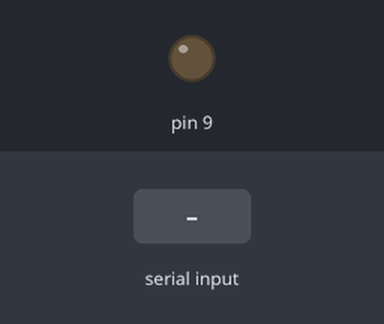
Bench run of a sketch on a simulated Arduino Uno, built with avr-gcc and run on an emulated ATmega328P. Shown: output pins drawn as LEDs (lit = HIGH). The test bench sets the inputs (shaded band).

Above: at 1.2 s.
1.3 s: byte 30 received over Serial
At 2.3 s:
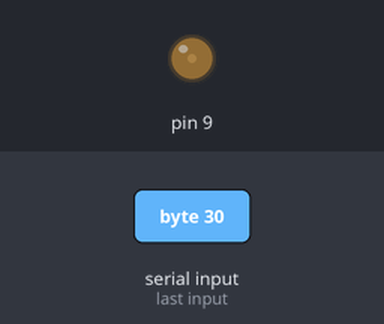
2.8 s: byte 90 received over Serial
At 3.4 s:
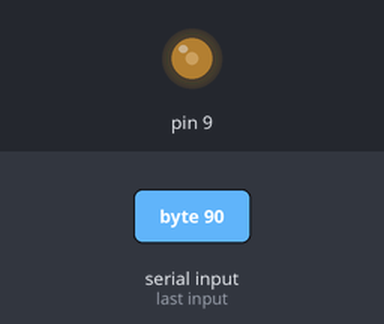
Timing chart, 0 to 5.8 s (numbered marks = the images above; inputs shaded):
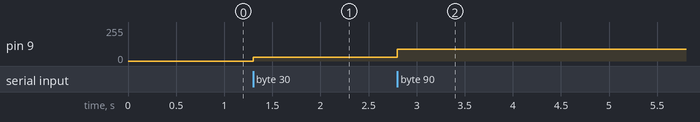

The sketch:

grains.ino
```cpp
/**
Date:     February 2015
Author:   Oscar Byrne
Project:  Granular synthesiser

References:
  http://makezine.com/projects/make-35/advanced-arduino-sound-synthesis/
  http://tinkerit.googlecode.com/svn/trunk/Auduino/auduino.pde
  http://www.instructables.com/id/Arduino-Timer-Interrupts
  http://sphinx.mythic-beasts.com/~markt/ATmega-timers.html
**/

#define PWM_VALUE     OCR1A
#define PWM_INTERRUPT TIMER2_COMPA_vect

void setup() {
  Serial.begin(9600);

  cli(); //disable interrupts

  /** Set timer1 for 8-bit fast PWM output **/
  pinMode(9, OUTPUT);
  TCCR1A = 0;  // Clear control registers
  TCCR1B = 0;
  TCNT1  = 0;  // Clear counter value
  TCCR1B |= (1 << CS10);   // Use no prescaler (16MHz increment)
  TCCR1A |= (1 << COM1A1); // Pin low when TCNT1=OCR1A
  TCCR1A |= (1 << WGM10);  // Use 8-bit fast PWM mode
  TCCR1B |= (1 << WGM12);

  /** Set timer2 interrupt at 25kHz **/
  TCCR2A = 0;  // Clear control registers
  TCCR2B = 0;
  TCNT2  = 0;  // Clear counter value
  TCCR2B |= (1 << CS22);   // Use 64 prescaler
  TCCR2A |= (1 << WGM21);  // Use CTC mode (counter clears on compare)
  TIMSK2 |= (1 << OCIE2A); // Enable timer compare interrupt
  OCR2A = 9;   // Set compare register for 25kHz = 16e6 / (25000*64) - 1

  sei(); //enable interrupts
}

/** Invoked by timer2 at SR of 25kHz **/
ISR(PWM_INTERRUPT) {
  if (Serial.available() > 0) {
    // read the incoming byte:
    PWM_VALUE = Serial.read();
  }
}
```

Measured:
- after the input at 1.3 s, pin 9: 0/255 → 30/255 at once
- after the input at 2.8 s, pin 9: 30/255 → 90/255 at once
